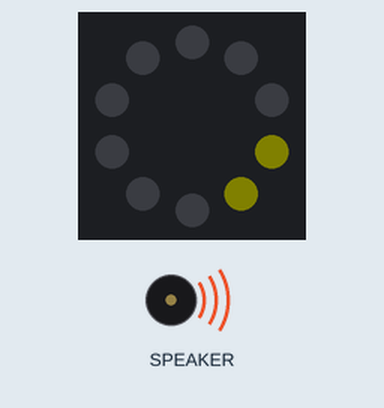
Simulated run of this program. Board: Circuit Playground running CircuitPython. Shown: the board's ring of 10 RGB LEDs (number 0 left of the top, counting anticlockwise), buzzer (waves = sounding). Dim RGB values are drawn brighter than linear.

Above: at 0.1 s.
At 2.1 s:
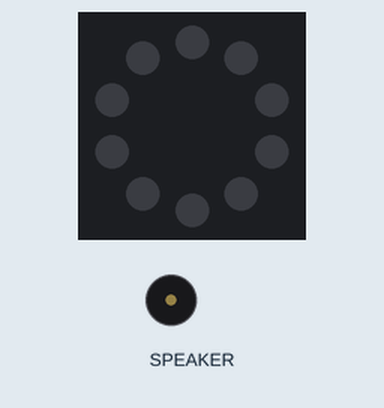
Timing chart, 0 to 130.0 s (numbered marks = the images above):
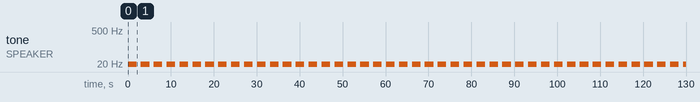

Measured:
- by itself, tone on SPEAKER: alternates 1 Hz for 2.0 s and silent for 1.0 s

The program:

code3.py
```python
from adafruit_circuitplayground.express import cpx
import time
RED = 0x050000
GREEN = 0x000500
BLUE = 0x000005
YELLOW = 0x050500
BLACK = 0x000000
def yellow():
    cpx.pixels[5] = YELLOW
    cpx.pixels[6] = YELLOW
    cpx.play_tone(1, 2)
    cpx.pixels[5] = BLACK
    cpx.pixels[6] = BLACK
while True:
    colors = (GREEN, GREEN, None, RED, RED,
              YELLOW, YELLOW, None, BLUE, BLUE)
    for i in range(10):
        if i == 2 or i == 7:
            pass
        else:
            cpx.pixels[i] = colors[i]
    cpx.pixels.fill(0)
    yellow()
    time.sleep(1)
```
